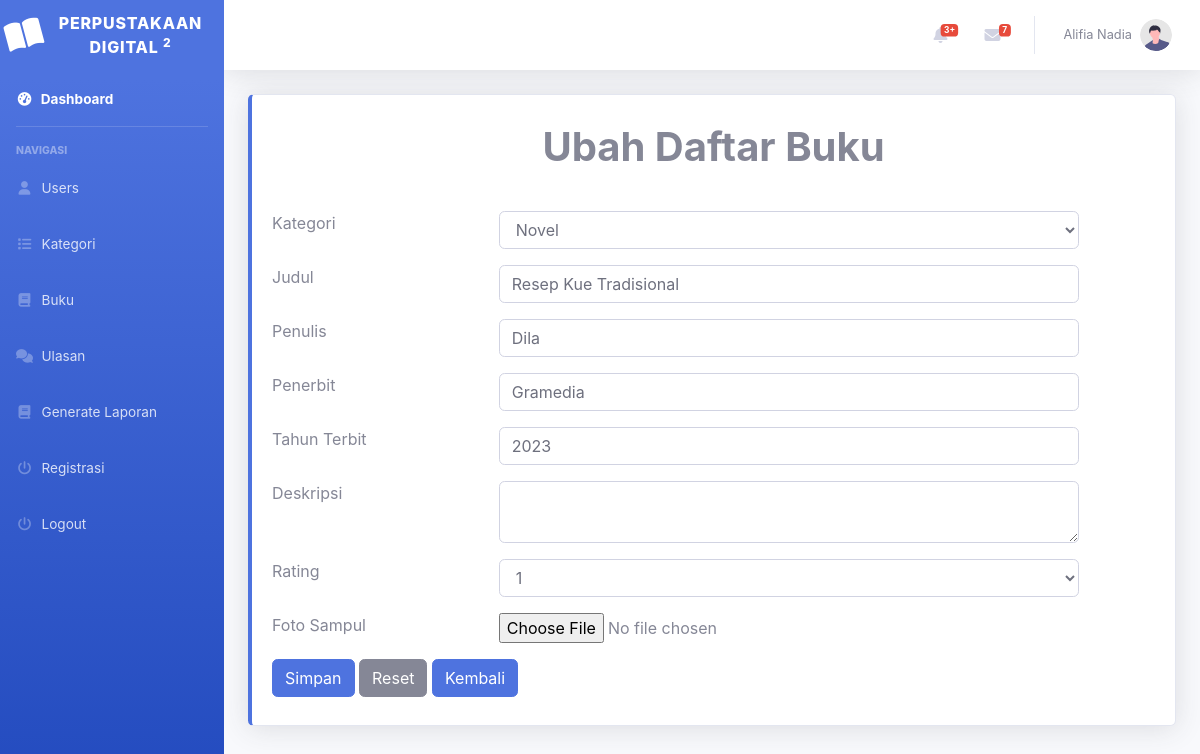
Screenshot of /apk_perpustakaan_digital/index.php?page=buku_ubah&id=5 (signed in) with the database file from the repository.
### tables this page shows
CREATE TABLE `buku` (
  `id_buku` int(11) NOT NULL,
  `id_kategori` int(11) NOT NULL,
  `foto` varchar(100) NOT NULL,
  `judul` varchar(100) NOT NULL,
  `penulis` varchar(100) NOT NULL,
  `penerbit` varchar(100) NOT NULL,
  `tahun_terbit` int(11) NOT NULL,
  `deskripsi` varchar(255) NOT NULL
);

### apk_perpustakaan_digital/buku_ubah.php (the view, shortened to what this page needs)
<div class="container">
    <div class="card border-left-primary shadow h-100 py-2">
        <div class="card-body">
            <h1 class="justify-content-center d-flex mb-4"><b>Ubah Daftar Buku</b></h1>
            <div class="row">
                <div class="col-md-12">
                    <form action="" method="POST" enctype="multipart/form-data">
                        <?php
                        include 'koneksi.php';
                        $id = $_GET['id'];
                        $query = mysqli_query($conn, "SELECT * FROM buku WHERE id_buku = $id");
                        $data = mysqli_fetch_array($query);
                        ?>
                        <div class="row my-3">
                            <div class="col-md-3">Kategori</div>
                            <div class="col-md-8">
                                <select name="id_kategori" id="id_kategori" class="form-control">
                                    <?php
                                    $query_kategori = mysqli_query($conn, "SELECT * FROM kategori_buku");
                                    while ($kategori = mysqli_fetch_array($query_kategori)) {
                                        $selected = ($kategori['id_kategori'] == $data['id_kategori']) ? 'selected' : '';
                                    ?>
                                        <option value="<?php echo $kategori['id_kategori']; ?>" <?php echo $selected; ?>>
                                            <?php echo $kategori['nama_kategori']; ?>
                                        </option>
                                    <?php } ?>
                                </select>
                            </div>
                        </div>
                        <div class="row my-3">
                            <div class="col-md-3">Judul</div>
                            <div class="col-md-8"><input type="text" value="<?php echo $data['judul']; ?>" class="form-control" name="judul"></div>
                        </div>
                        <div class="row my-3">
                            <div class="col-md-3">Penulis</div>
                            <div class="col-md-8"><input type="text" value="<?php echo $data['penulis']; ?>" class="form-control" name="penulis"></div>
                        </div>
                        <div class="row my-3">
                            <div class="col-md-3">Penerbit</div>
                            <div class="col-md-8"><input type="text" value="<?php echo $data['penerbit']; ?>" class="form-control" name="penerbit"></div>
                        </div>
                        <div class="row my-3">
                            <div class="col-md-3">Tahun Terbit</div>
                            <div class="col-md-8"><input type="text" value="<?php echo $data['tahun_terbit']; ?>" class="form-control" name="tahun_terbit"></div>
                        </div>
                        <div class="row my-3">
                            <div class="col-md-3">Deskripsi</div>
                            <div class="col-md-8"><textarea class="form-control" name="deskripsi"><?php echo $data['deskripsi']; ?></textarea></div>
                        </div>
                        <div class="row my-3">
                            <div class="col-md-3">Rating</div>
                            <div class="col-md-8">
                                <select class="form-control" name="rating">
                                    <?php
                                    for ($i = 1; $i <= 5; $i++) {
                                        $selected = ($i == $data['rating']) ? 'selected' : '';
                                        echo "<option value='$i' $selected>$i</option>";
                                    }
                                    ?>
                                </select>
                            </div>
                        </div>
                        <div class="row my-3">
                            <div class="col-md-3">Foto Sampul</div>
                            <div class="col-md-8">
                                <input type="file" name="foto">
                            </div>
                        </div>
                        <div class="row">
                            <div class="col-md-8">
                                <button type="submit" class="btn btn-primary" name="submit">Simpan</button>
                                <button type="reset" class="btn btn-secondary">Reset</button>
                                <a href="?page=buku" class="btn btn-primary">Kembali</a>
                            </div>
                        </div>
                    </form>
                </div>
            </div>
        </div>
    </div>
</div>

### rows the page displays
buku: judul "Resep Kue Tradisional", penulis "Dila", penerbit "Gramedia", tahun_terbit "2023"

### other values shown
$_SESSION['nama_lengkap'] "Alifia Nadia"
form field id_kategori "Novel"
form field rating "1"
